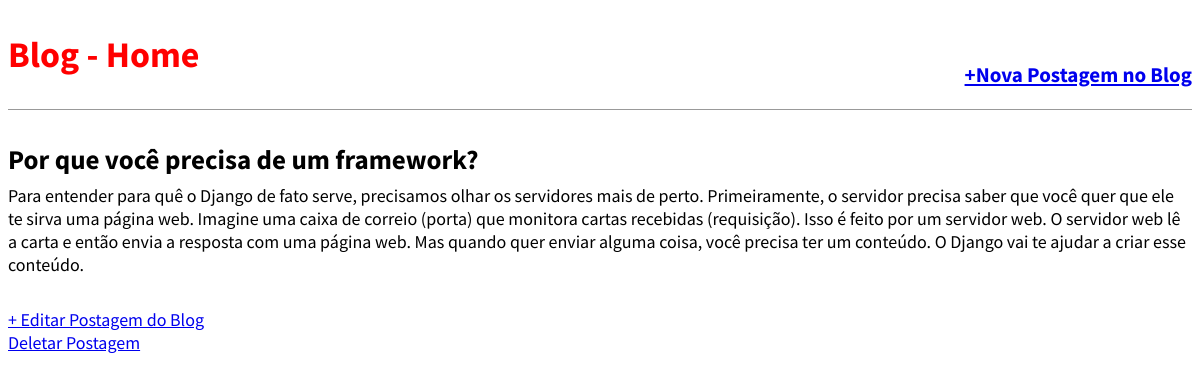
Screenshot of /post/3/ with the database file from the repository.
### blog/models.py (models this page shows, shortened)
class Post(models.Model):
	STATUS = (
		('draft', 'Draft'),
		('published', 'Published'),
	)
	title = models.CharField(max_length=250)
	slug  = models.SlugField(max_length=250)
	auth  = models.ForeignKey(User,
							on_delete=models.CASCADE)
	content   = models.TextField()
	published = models.DateTimeField(default=timezone.now)
	created   = models.DateTimeField(auto_now_add=True)
	changed   = models.DateTimeField(auto_now=True)
	status    = models.CharField(max_length=10,
								choices=STATUS,
								default='draft')
	objects   = models.Manager()
	publicado = PublishedManager()
	def get_absolute_url_update(self):
		return reverse('post_edit',args=[self.pk])
	def get_absolute_url_delete(self):
		return reverse('post_delete',args=[self.pk])
	class Meta:
		ordering = ('-published',)

### blog/views.py (the view)
# urls.py: path('post/<int:pk>/', views.BlogDetailView.as_view(),name='post_detail'),
class BlogDetailView(DetailView):
	model = Post
	template_name = 'blog/post_detail.html'

### blog/templates/blog/post_detail.html (shortened to what this page needs)
{% extends 'base.html' %}
{% block content %}
	<div class="post-entry">
		<h2> {{object.title}} </h2>
		<p> {{object.content}} </p>
	</div>
	<a href="{{object.get_absolute_url_update}}">+ Editar Postagem do Blog</a></br>
	<a href="{{object.get_absolute_url_delete}}">Deletar Postagem</a>
{% endblock content %}

### statics/css/style.css (style rules this page uses)
body { font-family: 'Source Sans Pro', sans-serif; font-size: 18px; }
.post-entry { margin-bottom: 2rem; }
.post-entry h2 { margin: 0.5rem 0; }
.post-entry p { margin: 0; font-weight: 400; }

### rows the page displays
Post: title "Por que você precisa de um framework?", content "Para entender para quê o Django de fato serve, precisamos olhar os servidores mais de perto. Primeiramente, o servidor precisa saber que você quer que ele te sirva uma página web. Imagine uma caixa de correio (porta) que monitora cartas recebidas (requisição). Isso é feito por um servidor web. O servidor web lê a carta e então envia a resposta com uma página web. Mas quando quer enviar alguma coisa, você precisa ter um conteúdo. O Django vai te ajudar a criar esse conteúdo."
